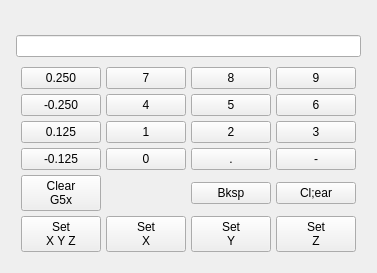
            <widget class="QWidget" name="controlPage_4">
             <layout class="QVBoxLayout" name="verticalLayout_16">
              <item>
               <widget class="VCPWidget" name="widget_11">
                <property name="rules" stdset="0">
                 <string>[{&quot;channels&quot;: [{&quot;url&quot;: &quot;status:all_axes_homed&quot;, &quot;trigger&quot;: true}], &quot;property&quot;: &quot;Enable&quot;, &quot;expression&quot;: &quot;ch[0]&quot;, &quot;name&quot;: &quot;New Rule&quot;}]</string>
                </property>
                <layout class="QGridLayout" name="gridLayout_33">
                 <property name="leftMargin">
                  <number>5</number>
                 </property>
                 <property name="topMargin">
                  <number>5</number>
                 </property>
                 <property name="rightMargin">
                  <number>5</number>
                 </property>
                 <property name="bottomMargin">
                  <number>5</number>
                 </property>
                 <property name="spacing">
                  <number>5</number>
                 </property>
                 <item row="0" column="0">
                  <widget class="StatusLabel" name="statuslabel_27">
                   <property name="alignment">
                    <set>Qt::AlignCenter</set>
                   </property>
                   <property name="rules" stdset="0">
                    <string>[{&quot;channels&quot;: [{&quot;url&quot;: &quot;status:g5x_index?string&quot;, &quot;trigger&quot;: true}], &quot;property&quot;: &quot;Text&quot;, &quot;expression&quot;: &quot;'Set {} Coordinate System Offsets'.format(ch[0])&quot;, &quot;name&quot;: &quot;New Rule&quot;}]</string>
                   </property>
                  </widget>
                 </item>
                 <item row="1" column="0">
                  <widget class="QLineEdit" name="g5xOffsetLbl">
                   <property name="readOnly">
                    <bool>true</bool>
                   </property>
                  </widget>
                 </item>
                 <item row="2" column="0">
                  <widget class="QWidget" name="gridWidget" native="true">
                   <layout class="QGridLayout" name="gridLayout_17">
                    <property name="leftMargin">
                     <number>5</number>
                    </property>
                    <property name="topMargin">
                     <number>5</number>
                    </property>
                    <property name="rightMargin">
                     <number>5</number>
                    </property>
                    <property name="bottomMargin">
                     <number>5</number>
                    </property>
                    <property name="spacing">
                     <number>5</number>
                    </property>
                    <item row="1" column="2">
                     <widget class="QPushButton" name="pushButton_93">
                      <property name="text">
                       <string>5</string>
                      </property>
                      <attribute name="buttonGroup">
                       <string notr="true">g5xKeypad</string>
                      </attribute>
                     </widget>
                    </item>
                    <item row="2" column="3">
                     <widget class="QPushButton" name="pushButton_88">
                      <property name="text">
                       <string>3</string>
                      </property>
                      <attribute name="buttonGroup">
                       <string notr="true">g5xKeypad</string>
                      </attribute>
                     </widget>
                    </item>
                    <item row="2" column="0">
                     <widget class="QPushButton" name="pushButton_47">
                      <property name="text">
                       <string>0.125</string>
                      </property>
                      <attribute name="buttonGroup">
                       <string notr="true">g5xKeypad</string>
                      </attribute>
                     </widget>
                    </item>
                    <item row="2" column="2">
                     <widget class="QPushButton" name="pushButton_87">
                      <property name="text">
                       <string>2</string>
                      </property>
                      <attribute name="buttonGroup">
                       <string notr="true">g5xKeypad</string>
                      </attribute>
                     </widget>
                    </item>
                    <item row="3" column="3">
                     <widget class="QPushButton" name="pushButton_90">
                      <property name="text">
                       <string>-</string>
                      </property>
                      <attribute name="buttonGroup">
                       <string notr="true">g5xKeypad</string>
                      </attribute>
                     </widget>
                    </item>
                    <item row="1" column="0">
                     <widget class="QPushButton" name="pushButton_91">
                      <property name="text">
                       <string>-0.250</string>
                      </property>
                      <attribute name="buttonGroup">
                       <string notr="true">g5xKeypad</string>
                      </attribute>
                     </widget>
                    </item>
                    <item row="3" column="0">
                     <widget class="QPushButton" name="pushButton_46">
                      <property name="text">
                       <string>-0.125</string>
                      </property>
                      <attribute name="buttonGroup">
                       <string notr="true">g5xKeypad</string>
                      </attribute>
                     </widget>
                    </item>
                    <item row="3" column="1">
                     <widget class="QPushButton" name="pushButton_49">
                      <property name="text">
                       <string>0</string>
                      </property>
                      <attribute name="buttonGroup">
                       <string notr="true">g5xKeypad</string>
                      </attribute>
                     </widget>
                    </item>
                    <item row="4" column="2">
                     <widget class="QPushButton" name="g5xBkspBtn">
                      <property name="text">
                       <string>Bksp</string>
                      </property>
                     </widget>
                    </item>
                    <item row="3" column="2">
                     <widget class="QPushButton" name="pushButton_83">
                      <property name="text">
                       <string>.</string>
                      </property>
                      <attribute name="buttonGroup">
                       <string notr="true">g5xKeypad</string>
                      </attribute>
                     </widget>
                    </item>
                    <item row="2" column="1">
                     <widget class="QPushButton" name="pushButton_48">
                      <property name="text">
                       <string>1</string>
                      </property>
                      <attribute name="buttonGroup">
                       <string notr="true">g5xKeypad</string>
                      </attribute>
                     </widget>
                    </item>
                    <item row="1" column="1">
                     <widget class="QPushButton" name="pushButton_92">
                      <property name="text">
                       <string>4</string>
                      </property>
                      <attribute name="buttonGroup">
                       <string notr="true">g5xKeypad</string>
                      </attribute>
                     </widget>
                    </item>
                    <item row="1" column="3">
                     <widget class="QPushButton" name="pushButton_94">
                      <property name="text">
                       <string>6</string>
                      </property>
                      <attribute name="buttonGroup">
                       <string notr="true">g5xKeypad</string>
                      </attribute>
                     </widget>
                    </item>
                    <item row="4" column="3">
                     <widget class="QPushButton" name="pushButton_89">
                      <property name="text">
                       <string>Cl;ear</string>
                      </property>
                     </widget>
                    </item>
                    <item row="0" column="3">
                     <widget class="QPushButton" name="pushButton_95">
                      <property name="text">
                       <string>9</string>
                      </property>
                      <attribute name="buttonGroup">
                       <string notr="true">g5xKeypad</string>
                      </attribute>
                     </widget>
                    </item>
                    <item row="0" column="2">
                     <widget class="QPushButton" name="pushButton_96">
                      <property name="text">
                       <string>8</string>
                      </property>
                      <attribute name="buttonGroup">
                       <string notr="true">g5xKeypad</string>
                      </attribute>
                     </widget>
                    </item>
                    <item row="0" column="1">
                     <widget class="QPushButton" name="pushButton_97">
                      <property name="text">
                       <string>7</string>
                      </property>
                      <attribute name="buttonGroup">
                       <string notr="true">g5xKeypad</string>
                      </attribute>
                     </widget>
                    </item>
                    <item row="0" column="0">
                     <widget class="QPushButton" name="pushButton_98">
                      <property name="text">
                       <string>0.250</string>
                      </property>
                      <attribute name="buttonGroup">
                       <string notr="true">g5xKeypad</string>
                      </attribute>
                     </widget>
                    </item>
                    <item row="5" column="1">
                     <widget class="MDIButton" name="mdibutton_3">
                      <property name="text">
                       <string>Set
X</string>
                      </property>
                      <property name="MDICommand" stdset="0">
                       <string>G10L20P0X#&lt;g5xOffsetLbl&gt;</string>
                      </property>
                     </widget>
                    </item>
                    <item row="5" column="0">
                     <widget class="MDIButton" name="mdibutton_4">
                      <property name="text">
                       <string>Set
X Y Z</string>
                      </property>
                      <property name="MDICommand" stdset="0">
                       <string>G10L20P0X#&lt;g5xOffsetLbl&gt;Y#&lt;g5xOffsetLbl&gt;Z#&lt;g5xOffsetLbl&gt;</string>
                      </property>
                     </widget>
                    </item>
                    <item row="5" column="2">
                     <widget class="MDIButton" name="mdibutton_5">
                      <property name="text">
                       <string>Set
Y</string>
                      </property>
                      <property name="MDICommand" stdset="0">
                       <string>G10L20P0Y#&lt;g5xOffsetLbl&gt;</string>
                      </property>
                     </widget>
                    </item>
                    <item row="5" column="3">
                     <widget class="MDIButton" name="mdibutton_6">
                      <property name="text">
                       <string>Set
Z</string>
                      </property>
                      <property name="MDICommand" stdset="0">
                       <string>G10L20P0Z#&lt;g5xOffsetLbl&gt;</string>
                      </property>
                     </widget>
                    </item>
                    <item row="4" column="0">
                     <widget class="MDIButton" name="mdibutton_12">
                      <property name="text">
                       <string>Clear
G5x</string>
                      </property>
                      <property name="MDICommand" stdset="0">
                       <string>G10L2P1X0Y0Z0R0</string>
                      </property>
                     </widget>
                    </item>
                   </layout>
                  </widget>
                 </item>
                </layout>
               </widget>
              </item>
             </layout>
            </widget>
